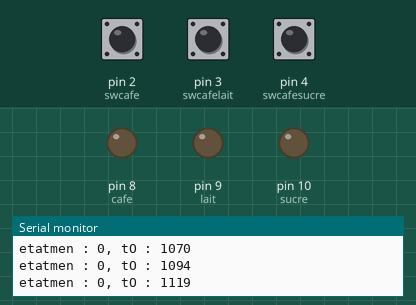
The sketch below on a simulated Arduino Uno, built with avr-gcc and run on an emulated ATmega328P. Shown: output pins drawn as LEDs (lit = HIGH), the last lines printed to the serial monitor. Dashed ring = blinking. Inputs (shaded band) come from the test bench; at power-on: pin 4 (swcafesucre) LOW, pin 3 (swcafelait) LOW, pin 2 (swcafe) LOW.

Above: at 1.2 s.
1.3 s: pin 4 (swcafesucre) pulled HIGH for 0.15 s
At 2.1 s:
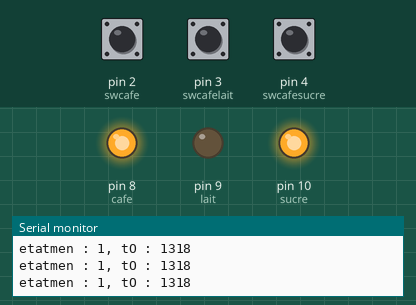
4.4 s: pin 3 (swcafelait) pulled HIGH for 3.2 s
At 4.7 s:
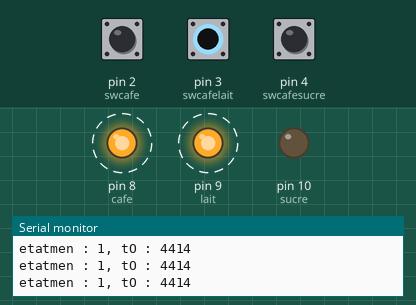
9.9 s: pin 3 (swcafelait) pulled HIGH for 0.15 s
At 11.0 s:
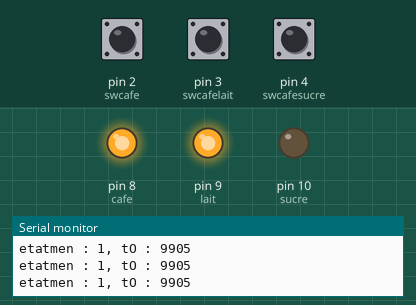
13.0 s: pin 3 (swcafelait) pulled HIGH for 1 s
At 15.4 s:
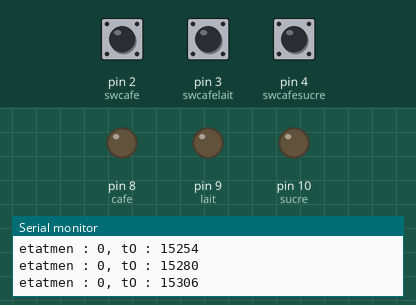
17.0 s: pin 3 (swcafelait) driven HIGH and pin 4 (swcafesucre) driven HIGH
At 17.8 s:
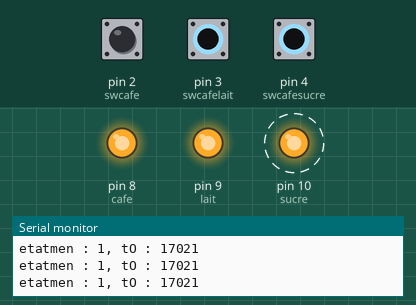
Timing chart, 0 to 21.0 s (numbered marks = the images above; inputs shaded):
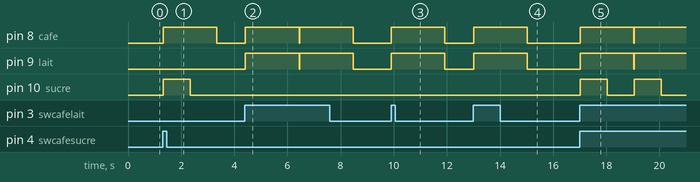

The sketch:

ProjetTest2__avec_timing_.ino
```cpp
//gestion des broches :
const int cafe = 8 ; //broche module café
const int lait = 9 ; //broche module lait
const int sucre = 10 ; //broche module sucre
const int swcafe = 2 ; //broche sélection menu café
const int swcafelait = 3 ; //broche sélection menu café + lait
const int swcafesucre = 4 ; //broche sélection menu café + sucre

//gérer la sélection des menus :
int mencafe ; //pour sélectioner un menu
int mencafelait ; //pour sélectioner un menu
int mencafesucre ; //pour sélectioner un menu
int etatcafe ; //état du module café
int etatlait ; //état du module lait
int etatsucre ; //état du module sucre
int etatmen = 0 ; //false si un menu est lancé, true si aucun menu n'est lancé

//gérer le temps :
const int delaycafe = 2000 ; //timer pour le café
const int delaylait = 2000 ; //timer pour le lait
const int delaysucre = 1000 ; //timer pour le sucre
long tO ;

void setup() {
  Serial.begin(9600) ;

  pinMode(cafe, OUTPUT) ;
  pinMode(lait, OUTPUT) ;
  pinMode(sucre, OUTPUT) ;

  digitalWrite(cafe, LOW) ; //passer à 0 café par sécurité
  digitalWrite(lait, LOW) ; //passer à 0 café par sécurité
  digitalWrite(sucre, LOW) ; //passer à 0 café par sécurité
  etatcafe = 0 ;
  etatlait = 0 ;
  etatsucre = 0 ;

  pinMode(swcafe, INPUT) ;
  pinMode(swcafelait, INPUT) ;
  pinMode(swcafesucre, INPUT) ;
}

void loop() {
  Serial.print("etatmen : ") ;
  Serial.print(etatmen) ;
  Serial.print(", tO : ") ;
  Serial.println(tO) ;
  if(etatmen == 0){
    tO = millis() ;
  }
  if((digitalRead(swcafe) || digitalRead(swcafelait) || digitalRead(swcafesucre)) == 1){ //détection d'une sélection d'un menu et verrouillage du menu

    mencafe = digitalRead(swcafe) ;
    mencafelait = digitalRead(swcafelait) ;
    mencafesucre = digitalRead(swcafesucre) ;

    if(millis() - tO <= delaycafe && etatmen == 0){
      digitalWrite(cafe, HIGH) ;
      etatcafe = 1 ;
    }

    if(digitalRead(swcafelait) == 1 && millis() - tO <= delaylait && etatmen == 0){
      digitalWrite(lait, HIGH) ;
      etatlait = 1 ;
    }

    if(digitalRead(swcafesucre) == 1 && millis() - tO <= delaysucre && etatmen == 0){
      digitalWrite(sucre, HIGH) ;
      etatsucre = 1 ;
    }
    etatmen = 1 ;
  }

  if(millis() - tO > delaycafe){ //arréter le module café
    digitalWrite(cafe, LOW) ;
    etatcafe = 0 ;
  }
  if(millis() - tO > delaylait){ //arréter le module lait
    digitalWrite(lait, LOW) ;
    etatlait = 0 ;
  }
  if(millis() - tO > delaysucre){ //arréter le module sucre
    digitalWrite(sucre, LOW) ;
    etatsucre = 0 ;
  }

  if((mencafe == 1 && etatcafe == 0) || (mencafelait == 1 && etatcafe == 0 && etatlait == 0) || (mencafesucre == 1 && etatcafe == 0 && etatsucre == 0)){
    etatmen = 0 ;
  }
}
```

Measured:
- after the input at 1.3 s, pin 8 (cafe): LOW → HIGH at once, → LOW 2.0 s later; pin 10 (sucre): LOW → HIGH at once, → LOW 1.0 s later
- after the input at 4.4 s, pin 8 (cafe), pin 9 (lait): alternates HIGH for 2.0 s and LOW for 0.02 s, starting at once
- after the input at 9.9 s, pin 8 (cafe), pin 9 (lait): LOW → HIGH at once, → LOW 2.0 s later
- after the input at 13.0 s, pin 8 (cafe), pin 9 (lait): LOW → HIGH at once, → LOW 2.0 s later
- after the input at 17.0 s, pin 8 (cafe), pin 9 (lait): LOW → HIGH at once, → LOW 2.0 s later, → HIGH 0.03 s later; pin 10 (sucre): alternates HIGH for 1.0 s and LOW for 1.0 s, starting at once
